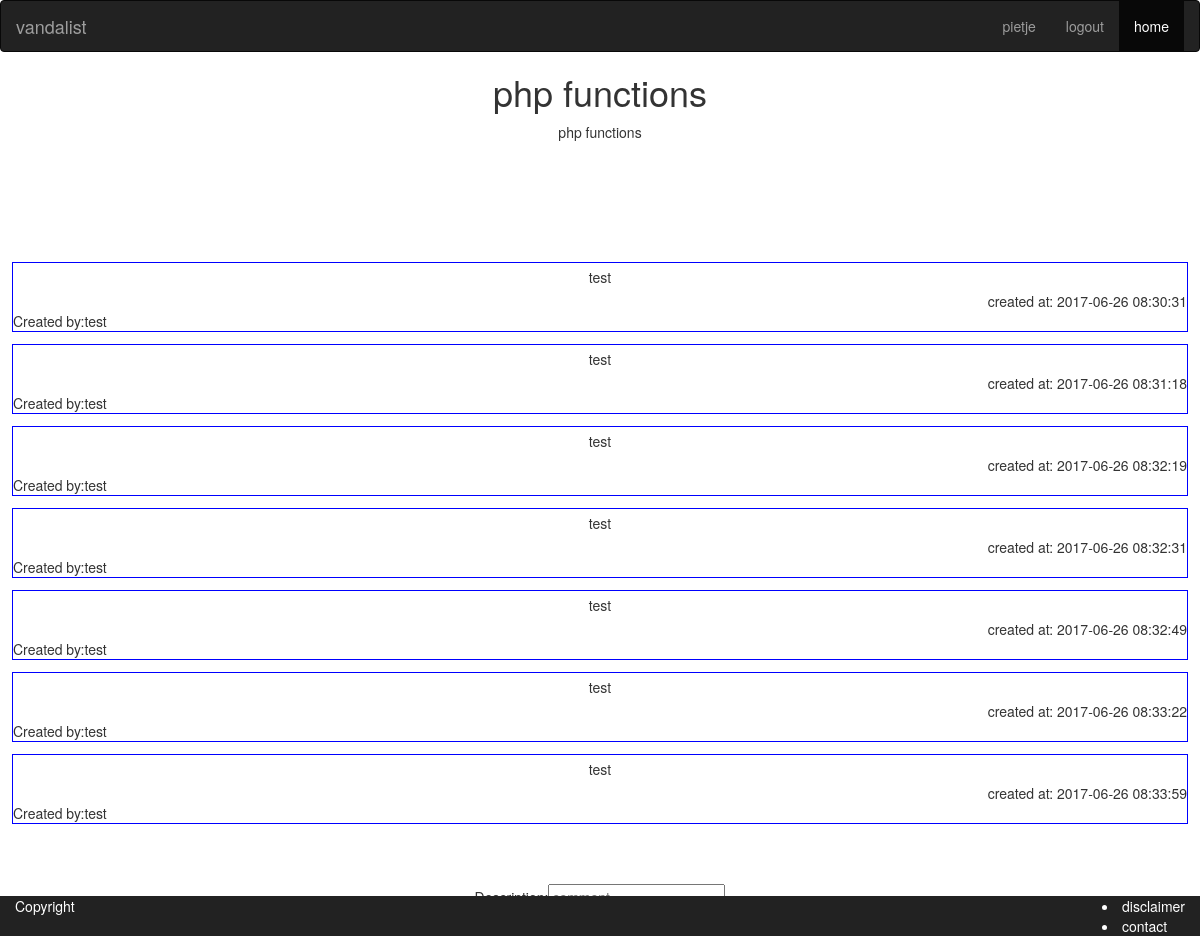
/app/topics/comment.php?id=5&subject=php functions (signed in), run on the app's committed database.
### tables this page shows
CREATE TABLE `topics` (
  `id` int(11) UNSIGNED NOT NULL,
  `subject` varchar(32) NOT NULL,
  `description` text NOT NULL,
  `created_at` timestamp NOT NULL DEFAULT CURRENT_TIMESTAMP,
  `updated_at` timestamp NULL DEFAULT NULL,
  `user_id` int(10) UNSIGNED NOT NULL,
  `theme_id` int(10) UNSIGNED NOT NULL
);

CREATE TABLE `replies` (
  `id` int(10) UNSIGNED NOT NULL,
  `content` longtext NOT NULL,
  `created_at` timestamp NOT NULL DEFAULT CURRENT_TIMESTAMP,
  `updated_at` timestamp NULL DEFAULT NULL,
  `user_id` int(10) UNSIGNED NOT NULL,
  `topic_id` int(10) UNSIGNED NOT NULL
);

CREATE TABLE `users` (
  `id` int(11) UNSIGNED NOT NULL,
  `username` varchar(32) NOT NULL,
  `password` varchar(255) NOT NULL,
  `email` varchar(255) NOT NULL,
  `created_at` timestamp NOT NULL DEFAULT CURRENT_TIMESTAMP,
  `updated_at` timestamp NULL DEFAULT NULL,
  `role` tinyint(4) NOT NULL DEFAULT '0',
  `first_name` varchar(32) NOT NULL,
  `last_name` varchar(32) NOT NULL,
  `date_of_birth` date NOT NULL
);

### app/database/database.php (called while the page is built, shortened)
<?php
$db = null;
$db_statement = null;
function dbQuery($sql, $params = [])
{
    global $db, $db_statement;
    try {
        $db_statement = $db->prepare($sql);
        $db_statement->execute($params);
    } catch(PDOException $error) {
        return false;
    }
    return true;
}
function dbGetRows()
{
    global $db_statement;
    if ($db_statement)
        return $db_statement->fetchAll();
    return null;
}
function dbGetRow()
{
    global $db_statement;
    if($db_statement)
        return $db_statement->fetch();
    return null;
}

### app/helpers/helper_functions.php (called while the page is built, shortened)
<?php
function checklogin()
{
    if(isset($_SESSION['user_id'])) {
        return true;
    }
    return false;
}

### app/topics/comment.php (the view, shortened to what this page needs)
<?php
include_once ('../helpers/helper_functions.php');
include_once('../template/head.php');
include_once('../template/navbar.php');
include('../database/database.php');
$topic_id = $_GET['id'];
$topic_subject = '';
if(!isset($_GET['subject'])) {
    if(dbQuery('SELECT * FROM topics WHERE id = :id', [ ':id' => $topic_id])) {
        $topic = dbGetRow();
        $topic_subject = $topic['subject'];
    } else {
        header('Location: ' . url(''));
        exit(0);
    }
} else {
    $topic_subject = $_GET['subject'];
}
dbQuery('SELECT * FROM topics WHERE id = :id', [ ':id' => $topic_id]);
$topic=dbGetRow();
$topic_subj= $topic['subject'];
$sql = "SELECT users.username as username,
               replies.content as content,
               replies.created_at as reply_created
        FROM topics
        INNER JOIN users ON users.id = topics.user_id
        INNER JOIN replies ON replies.topic_id = topics.id
        WHERE replies.topic_id = :id";
dbQuery($sql, [ ':id' => $topic_id]);
$replies = dbGetRows();
?>
    <section id="topicsubject">
        <span class="topic"><h1><?= $topic_subject ?> </h1></span>
        <section class="topicinfo"><?= $topic_subj?></section>
    </section>
<div class="comment_container">
<?php foreach ($replies as $reply):?>
            <section id="comment">
            <section class="description"><?=$reply['content'];?></section>
            <section class="created">created at: <?=$reply['reply_created'];?></section>
            <section class="user_id">Created by:<?= $reply['username']?> </section>
            </section>
<?php endforeach ?>
</div>
<?php if(checklogin()):?>
    <section id="addcontent">
    <form name="newtopic" action="comment_handler.php" method='POST'>
        Description:<input type="text" name="comment" required="required" placeholder="comment"><br>
        <button type="submit" name="submit" value="send">Place Commend</button>
    </form>
    </section>
<?php endif; ?>
<?php include_once('../template/foot.php');

### css/index.css (style rules this page uses)
.description { text-align: center; padding: 4px; }
.created { text-align: right; }
.topic { text-align: center; }
.comment_container { margin-top:10%; }
#comment { margin:1%; border: 1px solid blue; }
.topicinfo { text-align: center; }
#addcontent { text-align: center; margin-top: 5%; }

### data on the page
topics: subject "php functions"
replies: content "test", created_at "2017-06-26 08:30:31", user.username "test"
replies: content "test", created_at "2017-06-26 08:31:18", user.username "test"
replies: content "test", created_at "2017-06-26 08:32:19", user.username "test"
replies: content "test", created_at "2017-06-26 08:32:31", user.username "test"
replies: content "test", created_at "2017-06-26 08:32:49", user.username "test"
replies: content "test", created_at "2017-06-26 08:33:22", user.username "test"
replies: content "test", created_at "2017-06-26 08:33:59", user.username "test"

### other printed values
$_SESSION['username'] "pietje"
$topic_subject "php functions"
